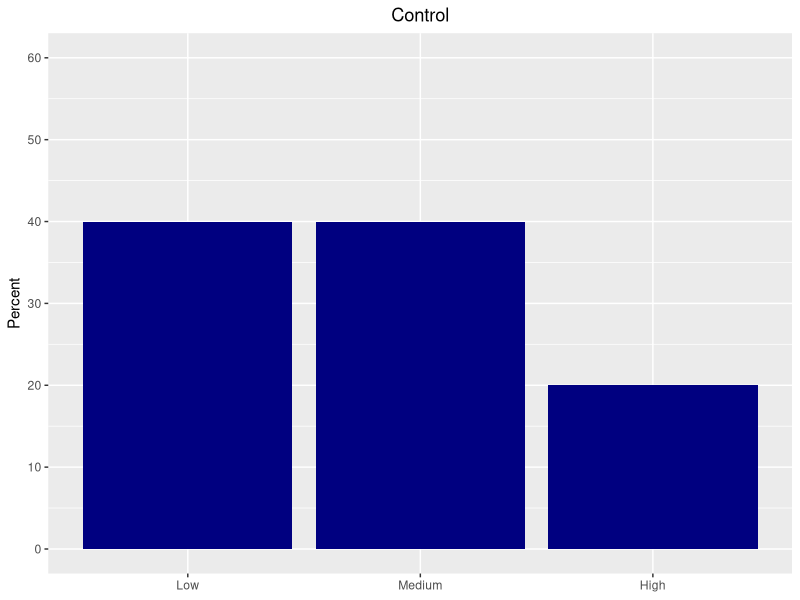
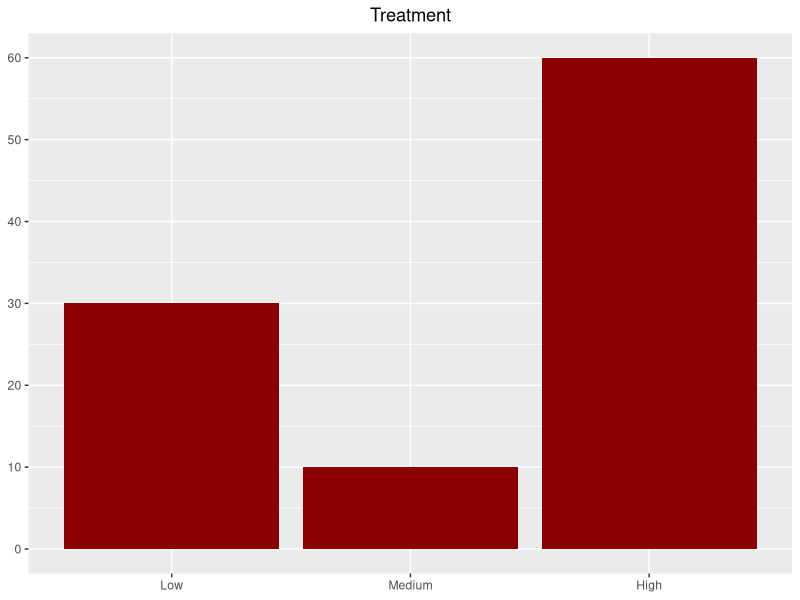

Write the R code that produced these figures, in order.
## ---- chunk 1

library(ggplot2)
library(dplyr)
require(gridExtra)

treatment_groups <- c("control", "treatment")
income_levels <- c("Low", "Medium", "High")
ord.inc.ex <- matrix(NA, 100, length(treatment_groups))  # empty container with 100 rows, 2 columns)
ord.inc.ex[,1] <- c(rep(income_levels[1], 40), rep(income_levels[2], 40), rep(income_levels[3], 20)) 
    # fill with percentages of low, medium, high income
ord.inc.ex[,2] <- c(rep(income_levels[1], 30), rep(income_levels[2], 10), rep(income_levels[3], 60))
    # fill with percentages of low, medium, high income
colnames(ord.inc.ex) <- treatment_groups
ord.inc.ex <- data.frame(ord.inc.ex)

# change levels so that graphs are shown in ascending order of income and so incoming participant's income is level 1
ord.inc.ex[,1] <- factor(ord.inc.ex[,1], levels = c(income_levels[1], income_levels[2], income_levels[3]))
ord.inc.ex[,2] <- factor(ord.inc.ex[,2], levels = c(income_levels[1], income_levels[2], income_levels[3]))

# store the number of income levels as I
I <- length(income_levels)

# store the number of treatment groups as J
J <- length(treatment_groups)

# empty container to store calculations of weighted level percentages
s_j <- matrix(NA, I, J)

# turn into dataframe
s_j <- data.frame(s_j)

# loop to calculate weighting factors for all levels I for all columns J
for (dy in 1:I){
  for (dx in 1:J){
    s_j[dy,dx] <- dy * (1 / (J + 1))
  }
}

# reverse row ordering, since otherwise "Low" would be last (I want it first)
s_j <- s_j %>% arrange(-row_number())
 
# loop to multiply the weighting factors by the level proportions for all levels I for all columns J
for (db in 1:I){
  for (dq in 1:J){
    s_j[db,dq] <- s_j[db,dq] * (length(ord.inc.ex[,dq][ord.inc.ex[,dq] == levels(ord.inc.ex[,dq])[db]]) / nrow(ord.inc.ex))
  }
}

# name rows and columns of resulting dataframe (just for aesthetics)
colnames(s_j) <- treatment_groups
row.names(s_j) <- income_levels

# the idea behind these elaborate loop constructions is to make the code generalizable
# that way I only have to create "treatment_groups", "income_levels", and "ord.inc.ex"
# everything else is handled automatically by the code, no matter how many levels and/or treatments

plot.control <- ggplot(ord.inc.ex, aes(x = control)) + geom_bar(aes(y = ..count..), stat = "count", fill="navyblue") + theme(axis.title.x = element_blank()) + ggtitle("Control") + theme(plot.title = element_text(hjust = 0.5)) + scale_y_continuous(name = "Percent", labels = c(0, 10,20,30,40,50,60), breaks = c(0, 10,20,30,40,50,60), limits = c(0,60))

plot.treatment <- ggplot(ord.inc.ex, aes(x = treatment)) + geom_bar(aes(y = ..count..), stat = "count", fill="darkred") + theme(axis.title.x = element_blank(), axis.title.y = element_blank()) + ggtitle("Treatment")+ theme(plot.title = element_text(hjust = 0.5)) + scale_y_continuous(labels = c(0, 10,20,30,40,50,60), breaks = c(0, 10,20,30,40,50,60))


